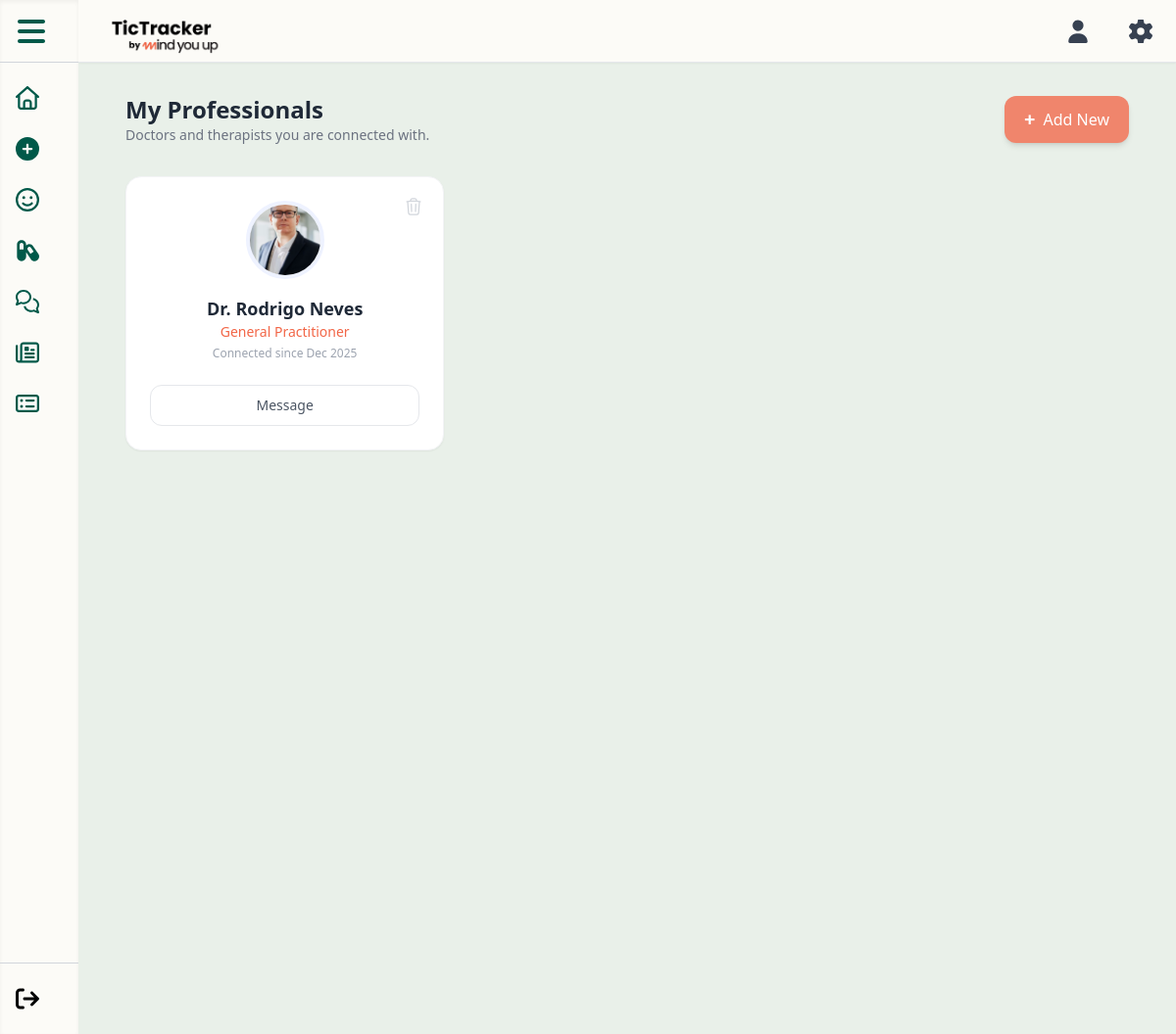
/pages/patient/my_professionals.php (signed in), run on the app's committed database.
### tables this page shows
CREATE TABLE IF NOT EXISTS `patient_professional_link` (
  `Link_ID` int(11) NOT NULL AUTO_INCREMENT,
  `Patient_ID` int(11) NOT NULL,
  `Professional_ID` int(11) NOT NULL,
  `Assigned_Date` date NOT NULL,
  `Status` enum('Pending','Currently Followed','Discharged','Drop Out') DEFAULT 'Pending',
  `Connection_Status` enum('Pending','Accepted') NOT NULL DEFAULT 'Pending',
  `Treatment_Type` enum('Medical','Psychological','Both') DEFAULT NULL,
  PRIMARY KEY (`Link_ID`),
  FOREIGN KEY (`Patient_ID`) REFERENCES `user_profile`(`User_ID`) ON DELETE CASCADE ON UPDATE CASCADE,
  FOREIGN KEY (`Professional_ID`) REFERENCES `user_profile`(`User_ID`) ON DELETE CASCADE ON UPDATE CASCADE
);

CREATE TABLE IF NOT EXISTS `user_profile` (
  `User_ID` int(11) NOT NULL AUTO_INCREMENT,
  `User_Image` varchar(250) NOT NULL COMMENT 'meter link na imagem',
  `First_Name` varchar(50) NOT NULL,
  `Last_Name` varchar(50) NOT NULL,
  `Email` varchar(50) NOT NULL,
  `Password` varchar(250) NOT NULL,
  `Birthday` DATE NOT NULL,
  `Role` enum('Professional','Patient') NOT NULL,
  PRIMARY KEY (`User_ID`),
  UNIQUE KEY `Email` (`Email`)
);

### pages/patient/my_professionals.php (the view, shortened to what this page needs)
<?php
include('../../config.php');
$user_id = $_SESSION['user_id'];
$sql = "SELECT link.Link_ID, u.User_ID, u.First_Name, u.Last_Name, u.User_Image, link.Status, link.Assigned_Date
        FROM patient_professional_link link
        JOIN user_profile u ON link.Professional_ID = u.User_ID
        WHERE link.Patient_ID = ?
        AND link.Connection_Status = 'Accepted'";
$stmt = $conn->prepare($sql);
$stmt->bind_param("i", $user_id);
$stmt->execute();
$result = $stmt->get_result();
include('../../components/header_component.php');
?>
<div class="flex h-screen bg-[#E9F0E9] font-sans">
    <?php include('../../includes/navbar.php'); ?>
    <main class="flex-1 overflow-y-auto p-8">
        <div class="max-w-5xl mx-auto">
            <div class="flex items-center justify-between mb-8">
                <div>
                    <h1 class="text-2xl font-bold text-gray-800">My Professionals</h1>
                    <p class="text-gray-500 text-sm">Doctors and therapists you are connected with.</p>
                </div>
                <a href="search_professionals.php" class="flex items-center gap-2 bg-[#F0856C] text-white px-5 py-2.5 rounded-xl shadow-md hover:bg-[#F26647] transition">
                    <span class="text-xl font-bold">+</span>
                    <span class="font-medium">Add New</span>
                </a>
            </div>
            <div class="grid grid-cols-1 md:grid-cols-2 lg:grid-cols-3 gap-6">
                <?php if ($result->num_rows > 0): ?>
                    <?php while($doc = $result->fetch_assoc()): ?>
                        <?php
                            $formId = "del_doc_" . $doc['Link_ID'];
                            $docName = htmlspecialchars($doc['First_Name'] . ' ' . $doc['Last_Name']);
                        ?>
                        <div class="bg-white rounded-2xl p-6 shadow-sm border border-gray-100 flex flex-col items-center text-center relative hover:shadow-md transition">
                            <div class="absolute top-4 right-4">
                                <form id="<?= $formId ?>" action="../common/delete_handler.php" method="POST">
                                    <button type="button"
                                            onclick="confirmDelete('<?= $formId ?>', 'Dr. <?= $docName ?>')"
                                            class="text-gray-300 hover:text-red-500 transition p-1" title="Remove">
                                    </button>
                                </form>
                            </div>
                            <img src="<?= htmlspecialchars($doc['User_Image'] ?? '../../assets/default_doc.png') ?>"
                                 class="w-20 h-20 rounded-full object-cover mb-4 border-4 border-indigo-50">
                            <h3 class="font-bold text-gray-800 text-lg">
                                Dr. <?= $docName ?>
                            </h3>
                            <p class="text-[#F26647] text-sm font-medium mb-1">
                                <?= htmlspecialchars($doc['Specialization'] ?? 'General Practitioner') ?>
                            </p>
                            <p class="text-gray-400 text-xs mb-6">
                                Connected since <?= date('M Y', strtotime($doc['Assigned_Date'])) ?>
                            </p>
                            <a href="chat.php?link_id=<?= $doc['Link_ID'] ?>"
                               class="w-full py-2.5 rounded-xl border border-gray-200 text-gray-600 text-sm font-medium hover:bg-gray-50 transition">
                                Message
                            </a>
                        </div>
                    <?php endwhile; ?>
                <?php endif; ?>
            </div>
        </div>
    </main>
</div>

### css/stylemain.css (style rules this page uses)
body { font-family: 'Inter', sans-serif; }

### includes/navbar.php (style rules this page uses)
body { top: 0 !important; }

### data on the page
patient_professional_link: Professional_ID.User_Image (picture), Professional_ID.Last_Name "Rodrigo Neves", Specialization "General Practitioner", Assigned_Date "Dec 2025"
